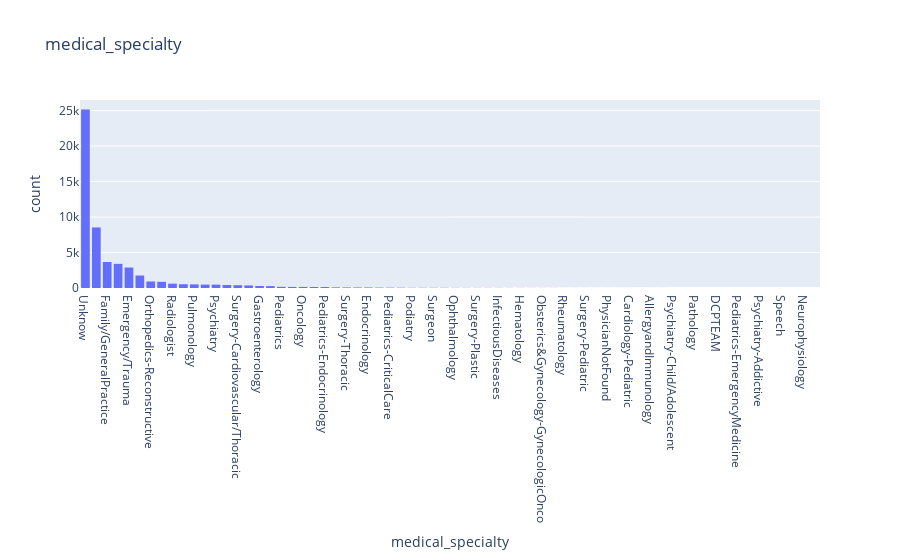

Notebook source saved alongside this figure:
### Markdown cell above
#### medical_specialty

This variable has high cardinality

### Code cell
px.histogram(diabetic_df, x="medical_specialty", title = "medical_specialty").update_xaxes(categoryorder= "total descending")

### Figure 1 — Plotly figure (JSON) as saved in the notebook; plotly's stock layout.template omitted (floating-point values rounded to 4 significant figures; data arrays with more than 128 entries replaced by an {"elided": "..."} marker saying what was removed)
{"data": [{"alignmentgroup": "True", "bingroup": "x", "hovertemplate": "medical_specialty=%{x}<br>count=%{y}<extra></extra>", "legendgroup": "", "marker": {"color": "#636efa"}, "name": "", "offsetgroup": "", "orientation": "v", "showlegend": false, "type": "histogram", "x": {"elided": "53216 str values"}, "xaxis": "x", "yaxis": "y"}], "layout": {"barmode": "relative", "legend": {"tracegroupgap": 0}, "title": {"text": "medical_specialty"}, "xaxis": {"anchor": "y", "categoryorder": "total descending", "domain": [0, 1], "title": {"text": "medical_specialty"}}, "yaxis": {"anchor": "x", "domain": [0, 1], "title": {"text": "count"}}}}
